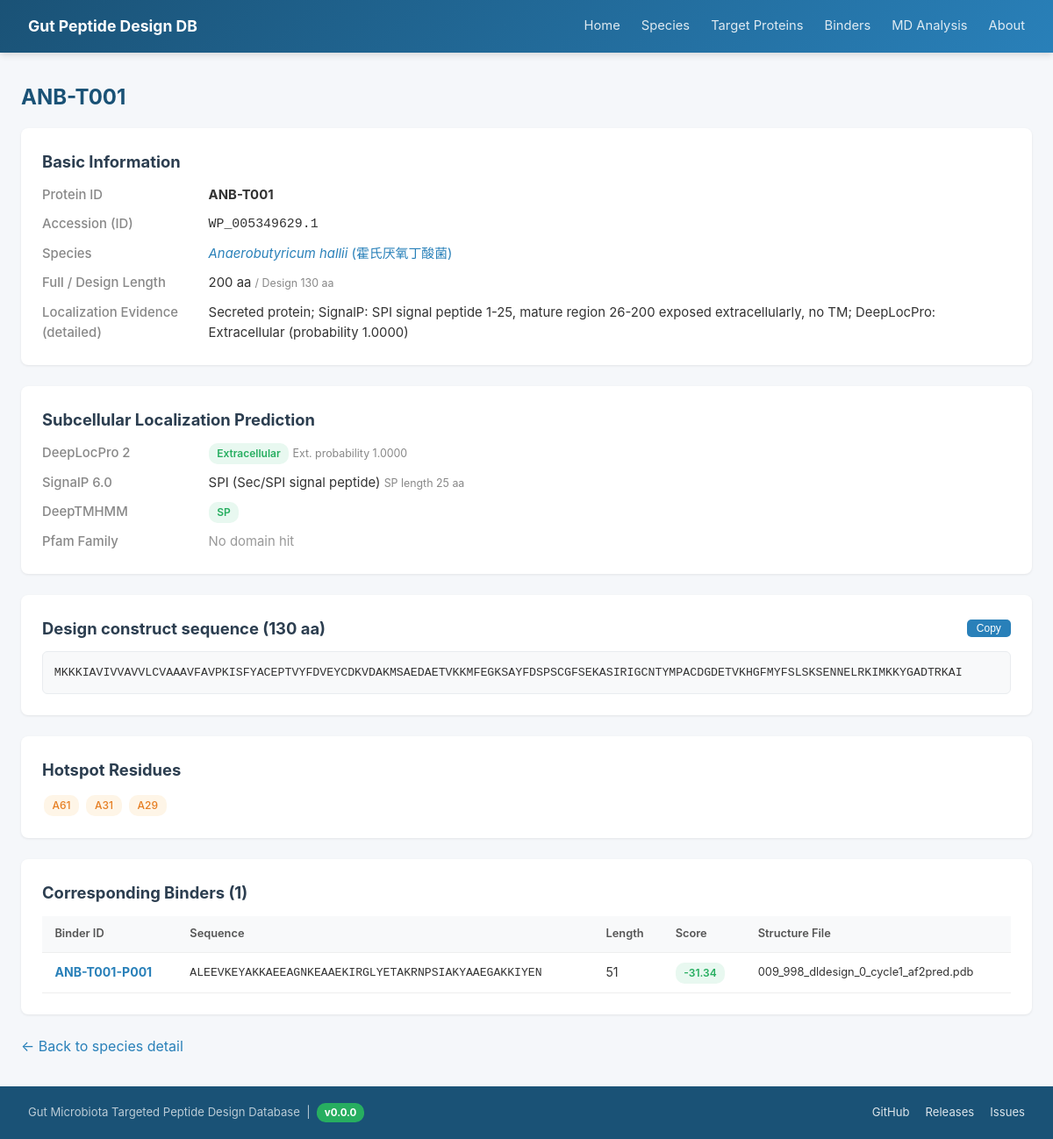
Before: /proteins/ANB-T001 with the older database file.
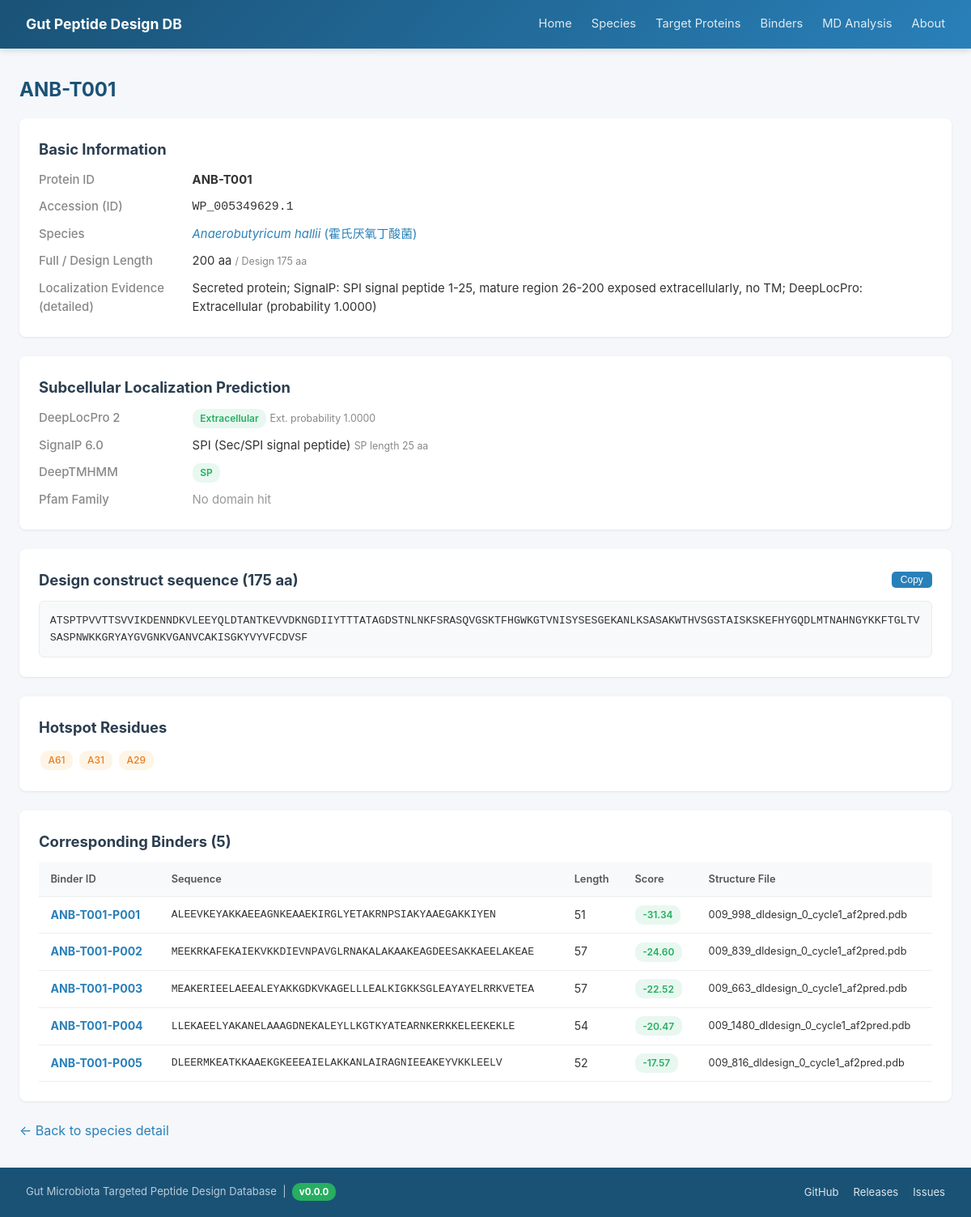
After: the same page with the newer database file.
### tables this page shows
CREATE TABLE Target_Protein (
        Species_ID            TEXT NOT NULL,
        Protein_ID            TEXT PRIMARY KEY,
        ID_Accession          TEXT,
        Full_Length           INTEGER,
        AA_Length             INTEGER,
        Protein_Sequence      TEXT,
        Localization_Evidence TEXT,
        DeepLocPro_Location   TEXT,
        DeepLocPro_ExtProb    REAL,
        SignalP_Category      TEXT,
        SignalP_SPLen         INTEGER,
        DeepTMHMM_Type        TEXT,
        Pfam_Family           TEXT,
        Notes                 TEXT,
        FOREIGN KEY (Species_ID) REFERENCES Species(Species_ID)
    );

CREATE TABLE Binder (
        Binder_ID       TEXT PRIMARY KEY,
        Species_ID      TEXT NOT NULL,
        Binder_Sequence TEXT,
        Length          INTEGER,
        Raw_Score       REAL,
        dG_sep_norm     REAL,
        dSASA_int       REAL,
        complex_norm    REAL,
        total_score     REAL,
        packstat        REAL,
        hbonds_int      INTEGER,
        pLDDT_total     REAL,
        pLDDT_binder    REAL,
        PAE_interaction REAL,
        binder_RMSD     REAL,
        target_RMSD     REAL,
        Sequence_File   TEXT,
        Structure_File  TEXT,
        Notes           TEXT,
        FOREIGN KEY (Species_ID) REFERENCES Species(Species_ID)
    );

### app.py (the view)
@app.route('/proteins/<pid>')
def protein_detail(pid):
    db = get_db()
    p = db.execute("""
        SELECT p.*, s.Scientific_Name, s.Chinese_Name
        FROM Target_Protein p JOIN Species s ON p.Species_ID=s.Species_ID
        WHERE p.Protein_ID=?
    """, (pid,)).fetchone()
    if not p: return "未找到", 404
    binders = db.execute("""
        SELECT * FROM Binder WHERE Species_ID=? ORDER BY Raw_Score
    """, (p['Species_ID'],)).fetchall()
    target_pdb = p['Species_ID'] + '_target.pdb'
    if not os.path.isfile(os.path.join(os.path.dirname(os.path.abspath(__file__)),
                                      'static', 'target_pdb_files', target_pdb)):
        target_pdb = None
    return render_template('protein_detail.html', p=p, binders=binders, target_pdb=target_pdb)

### app.py (called while the page is built)
@app.context_processor
def inject_meta():
    return {'DB_VERSION': DB_VERSION, 'REPO_URL': REPO_URL}

def get_db():
    if 'db' not in g:
        g.db = sqlite3.connect(DB_PATH)
        g.db.row_factory = sqlite3.Row
    return g.db

### templates/protein_detail.html (shortened to what the changed rows need)
{% extends "base.html" %}
{% block content %}
<h1>{{ p.Protein_ID }}</h1>
<div class="card">
    <h2>Basic Information</h2>
    <div class="detail-grid">
        <div class="detail-label">Protein ID</div><div><strong>{{ p.Protein_ID }}</strong></div>
        <div class="detail-label">Accession (ID)</div><div style="font-family:monospace;">{{ p.ID_Accession }}</div>
        <div class="detail-label">Species</div><div><a href="/species/{{ p.Species_ID }}"><em>{{ p.Scientific_Name }}</em> ({{ p.Chinese_Name }})</a></div>
        <div class="detail-label">Full / Design Length</div><div>{{ p.Full_Length }} aa <small style="color:#888;">/ Design {{ p.AA_Length }} aa{% if p.Design_Region %} (residues {{ p.Design_Region }}){% endif %}</small></div>
        <div class="detail-label">Localization Evidence (detailed)</div><div>{{ p.Localization_Evidence }}</div>
    </div>
</div>
<div class="card">
    <h2>Subcellular Localization Prediction</h2>
    <div class="detail-grid">
        <div class="detail-label">DeepLocPro 2</div>
        <div>
            {% if p.DeepLocPro_Location == 'Extracellular' %}
            <span class="badge badge-green">Extracellular</span>
            {% elif p.DeepLocPro_Location %}
            <span class="badge badge-blue">{{ p.DeepLocPro_Location }}</span>
            {% else %}
            <span class="badge">N/A</span>
            {% endif %}
            {% if p.DeepLocPro_ExtProb is not none %}
            <small style="color:#888;">Ext. probability {{ '%.4f'|format(p.DeepLocPro_ExtProb) }}</small>
            {% else %}
            <small style="color:#888;">Ext. probability N/A</small>
            {% endif %}
        </div>
        <div class="detail-label">SignalP 6.0</div>
        <div>{% if p.SignalP_Category %}{{ p.SignalP_Category }}{% else %}<span style="color:#999;">N/A</span>{% endif %} <small style="color:#888;">SP length {% if p.SignalP_SPLen %}{{ p.SignalP_SPLen }} aa{% else %}no signal peptide{% endif %}</small></div>
        <div class="detail-label">DeepTMHMM</div>
        <div>
            {% if not p.DeepTMHMM_Type %}
            <span class="badge">N/A</span>
            {% elif p.DeepTMHMM_Type in ('TM', 'SP+TM', 'beta') %}
            <span class="badge badge-orange">{{ p.DeepTMHMM_Type }}</span>
            {% else %}
            <span class="badge badge-green">{{ p.DeepTMHMM_Type }}</span>
            {% endif %}
        </div>
        <div class="detail-label">Pfam Family</div>
        <div>
            {% if p.Pfam_Family %}
                {% for fam in p.Pfam_Family.replace('；',';').split(';') %}
                    {% if fam.strip() %}<span class="badge badge-blue" style="margin:.1rem;">{{ fam.strip() }}</span>{% endif %}
                {% endfor %}
            {% else %}<span style="color:#999;">No domain hit</span>{% endif %}
        </div>
    </div>
</div>
<div class="card">
    <h2 style="display:flex;justify-content:space-between;align-items:center;">
        Design construct sequence ({{ p.AA_Length }} aa{% if p.Design_Region %}, residues {{ p.Design_Region }} of the full-length protein{% endif %})
        <button onclick="navigator.clipboard.writeText(document.getElementById('seq').innerText);this.innerText='Copied'"
                style="font-size:.75rem;padding:.2rem .7rem;background:#2980b9;color:#fff;border:none;border-radius:5px;cursor:pointer;">Copy</button>
    </h2>
    <div id="seq" class="seq-box" style="white-space:pre-wrap;word-break:break-all;">{{ p.Protein_Sequence }}</div>
</div>
{% if p.Notes %}
<div class="card">
    <h2>Hotspot Residues</h2>
    <div>
        {% for h in p.Notes.replace('Hotspots:','').split(',') %}
        <span class="badge badge-orange" style="margin:.12rem;font-weight:500;">{{ h }}</span>
        {% endfor %}
    </div>
</div>
{% endif %}
{% if binders %}
<div class="card">
    <h2>Corresponding Binders ({{ binders|length }})</h2>
    <table>
        <thead><tr><th>Binder ID</th><th>Sequence</th><th>Length</th><th>Score</th><th>Structure File</th></tr></thead>
        <tbody>
            {% for b in binders %}
            <tr>
                <td><a href="/binders/{{ b.Binder_ID }}"><strong>{{ b.Binder_ID }}</strong></a></td>
                <td style="font-family:monospace;font-size:.82rem;">{{ b.Binder_Sequence }}</td>
                <td>{{ b.Length or '-' }}</td>
                <td>
                    {% if b.Raw_Score %}
                    <span class="badge {% if b.Raw_Score < -6 %}badge-green{% elif b.Raw_Score < -4 %}badge-blue{% else %}badge-orange{% endif %}">{{ "%.2f"|format(b.Raw_Score) }}</span>
                    {% else %}-{% endif %}
                </td>
                <td style="font-size:.8rem;">{{ b.Structure_File or '-' }}</td>
            </tr>
            {% endfor %}
        </tbody>
    </table>
</div>
{% endif %}
<p><a href="/species/{{ p.Species_ID }}">&larr; Back to species detail</a></p>
{% endblock %}

Changed rows visible on the page:
changed Target_Protein "ANB-T001": AA_Length "130" → "175"; Protein_Sequence "MKKKIAVIVVAVVLCVAAAVFAVPKISFYACEPTVYFDVEYCDKVDAKMSAEDAETVKKMFEGKSAYFDSPSCGFSEKASIRIGCNTYMPACDGDETVKHGFMYFSLSKSENNELRKIMKKYGADTRKAI" → "ATSPTPVVTTSVVIKDENNDKVLEEYQLDTANTKEVVDKNGDIIYTTTATAGDSTNLNKFSRASQVGSKTFHGWKGTVNISYSESGEKANLKSASAKWTHVSGSTAISKSKEFHYGQDLMTNAHNGYKKFTGLTVSASPNWKKGRYAYGVGNKVGANVCAKISGKYVYVFCDVSF"
added Binder: Binder_ID "ANB-T001-P002", Binder_Sequence "MEEKRKAFEKAIEKVKKDIEVNPAVGLRNAKALAKAAKEAGDEESAKKAEELAKEAE", Length "57", Raw_Score "-24.60", Structure_File "009_839_dldesign_0_cycle1_af2pred.pdb"
added Binder: Binder_ID "ANB-T001-P003", Binder_Sequence "MEAKERIEELAEEALEYAKKGDKVKAGELLLEALKIGKKSGLEAYAYELRRKVETEA", Length "57", Raw_Score "-22.52", Structure_File "009_663_dldesign_0_cycle1_af2pred.pdb"
added Binder: Binder_ID "ANB-T001-P004", Binder_Sequence "LLEKAEELYAKANELAAAGDNEKALEYLLKGTKYATEARNKERKKELEEKEKLE", Length "54", Raw_Score "-20.47", Structure_File "009_1480_dldesign_0_cycle1_af2pred.pdb"
added Binder: Binder_ID "ANB-T001-P005", Binder_Sequence "DLEERMKEATKKAAEKGKEEEAIELAKKANLAIRAGNIEEAKEYVKKLEELV", Length "52", Raw_Score "-17.57", Structure_File "009_816_dldesign_0_cycle1_af2pred.pdb"
Other visible differences:
{{ binders|length }}: "1" → "5"
